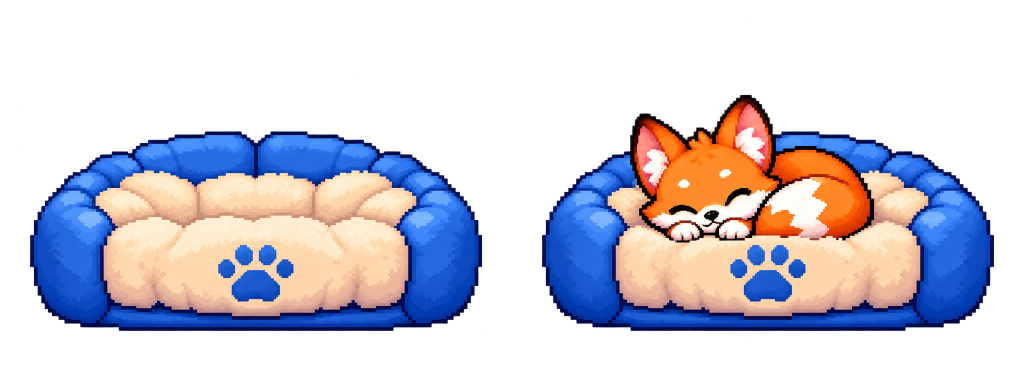
#> input picture assets/art/home-v1/bed-states-glow-source.png, 2048 x 768 px, given as the content of the folder ../assets/art/home-v1/bed-states-glow-source.png, which was not available (shown at 1/2 size)
$ python compare_texture_captures.py ../assets/art/home-v1/bed-states-glow-source.png ../assets/art/home-v1/foxy-sleep-v1.png
#> lines starting #> are read from the running program, lines starting #| are printed output that depends on the picture; pictures that were not available may be replaced by others from this repository, and a replacement may not be noted
"""Compare plain captures before and after runtime image copies.

Usage: python3 tools/compare_texture_captures.py BEFORE_DIR AFTER_DIR
Writes test-results/texture-scale/compare.json and side-by-side crops of the
most changed area of the worst screens to test-results/texture-scale/compare/.
"""
import json, sys
from pathlib import Path
import numpy as np
from PIL import Image
ROOT = Path(__file__).resolve().parents[1]
OUT = ROOT / 'test-results/texture-scale'

def psnr(a, b):
    mse = np.mean((a.astype(np.float32) - b.astype(np.float32)) ** 2)
    return 99.0 if mse == 0 else float(10 * np.log10(255 ** 2 / mse))

def worst_block(a, b, size=256):
    diff = np.abs(a.astype(np.int16) - b.astype(np.int16)).sum(axis=2).astype(np.float64)
    h, w = diff.shape
    best, at = -1, (0, 0)
    for y in range(0, max(1, h - size), size // 2):
        for x in range(0, max(1, w - size), size // 2):
            score = diff[y:y + size, x:x + size].mean()
            if score > best: best, at = score, (x, y)
    return at, best / 3

def main(before, after):
#> called with after = '../assets/art/home-v1/foxy-sleep-v1.png'
    rows = []
    crops = OUT / 'compare'; crops.mkdir(parents=True, exist_ok=True)
    for shot in sorted(Path(before).glob('*.png')):
        other = Path(after) / shot.name
        if not other.exists(): continue
        a = np.asarray(Image.open(shot).convert('RGB')); b = np.asarray(Image.open(other).convert('RGB'))
#> after `a = np.asarray(Image.open(shot).convert('RGB'))`:
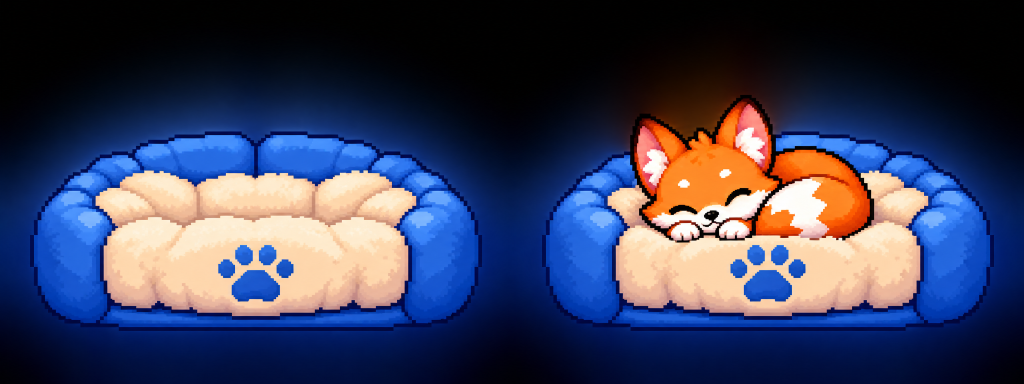
#> a: shape (768, 2048, 3) (shown at 1/2 size); mean R, G, B 58.4, 62.4, 90
        if a.shape != b.shape: continue
        (x, y), block = worst_block(a, b)
#> in worst_block, `diff = np.abs(a.astype(np.int16) - b.astype(np.int16)).sum(axis=2).ast..`: diff: shape (768, 2048) float64; every value is 0
#> after the loop in worst_block, `for y in range(0, max(1, h - size), size // 2):`: at = (0, 0); best = 0
#> x = 0; y = 0; block = 0
        rows.append({'shot': shot.stem, 'psnr_db': round(psnr(a, b), 2), 'worst_block_mean_diff': round(block, 2), 'worst_block': [x, y]})
    rows.sort(key=lambda r: r['psnr_db'])
    for row in rows[:12]:
        x, y = row['worst_block']
        a = Image.open(Path(before) / (row['shot'] + '.png')).convert('RGB').crop((x, y, x + 256, y + 256))
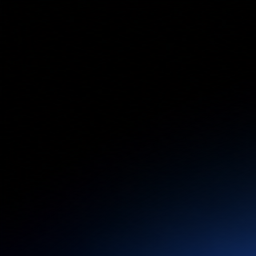
#> a: PIL image 256x256 RGB; mean R, G, B 1.1, 3.5, 8.7
        b = Image.open(Path(after) / (row['shot'] + '.png')).convert('RGB').crop((x, y, x + 256, y + 256))
        pair = Image.new('RGB', (520, 256), 'white'); pair.paste(a, (0, 0)); pair.paste(b, (264, 0))
#> after `pair = Image.new('RGB', (520, 256), 'white')`: pair: PIL image 520x256 RGB; every value is 255
#> after `pair.paste(a, (0, 0))`:
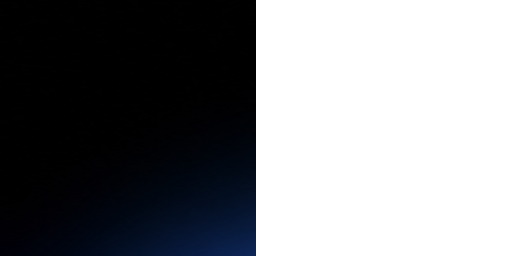
#> pair: PIL image 520x256 RGB; mean R, G, B 130, 131.2, 133.7
#> after `pair.paste(b, (264, 0))`:
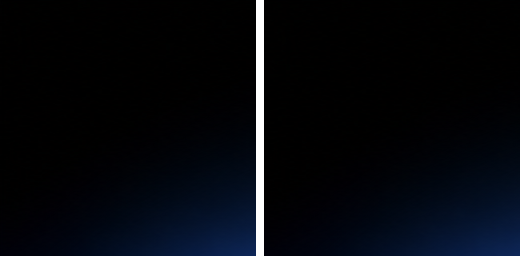
#> pair: PIL image 520x256 RGB; mean R, G, B 5, 7.3, 12.5
        pair.save(crops / (row['shot'] + '.png'))
    (OUT / 'compare.json').write_text(json.dumps(rows, indent=1))
    for row in rows[:15]: print(row)
#> this loop made 1 pass
#| {'shot': 'bed-states-glow-source', 'psnr_db': 99.0, 'worst_block_mean_diff': 0.0, 'worst_block': [0, 0]}
    print('screens', len(rows), 'min PSNR', rows[0]['psnr_db'] if rows else None, 'median PSNR', rows[len(rows) // 2]['psnr_db'] if rows else None)
#| screens 1 min PSNR 99.0 median PSNR 99.0

if __name__ == '__main__':
    main(sys.argv[1], sys.argv[2])
